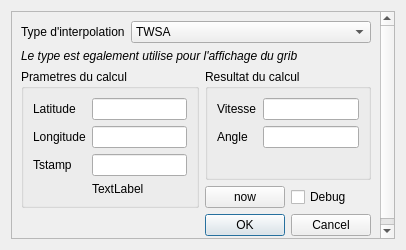
<?xml version="1.0" encoding="UTF-8"?>
<ui version="4.0">
 <class>gribValidation</class>
 <widget class="QDialog" name="gribValidation">
  <property name="geometry">
   <rect>
    <x>0</x>
    <y>0</y>
    <width>406</width>
    <height>250</height>
   </rect>
  </property>
  <property name="windowTitle">
   <string>Validation de l'interpolation</string>
  </property>
  <layout class="QVBoxLayout" name="verticalLayout">
   <item>
    <widget class="QScrollArea" name="scrollArea">
     <property name="widgetResizable">
      <bool>true</bool>
     </property>
     <widget class="QWidget" name="scrollAreaWidgetContents">
      <property name="geometry">
       <rect>
        <x>0</x>
        <y>0</y>
        <width>386</width>
        <height>230</height>
       </rect>
      </property>
      <layout class="QVBoxLayout" name="verticalLayout_3">
       <item>
        <layout class="QFormLayout" name="formLayout_3">
         <property name="formAlignment">
          <set>Qt::AlignHCenter|Qt::AlignTop</set>
         </property>
         <item row="0" column="0">
          <widget class="QLabel" name="label">
           <property name="text">
            <string>Type d'interpolation</string>
           </property>
          </widget>
         </item>
         <item row="0" column="1">
          <widget class="QComboBox" name="type">
           <item>
            <property name="text">
             <string>TWSA</string>
            </property>
           </item>
           <item>
            <property name="text">
             <string>Selective TWSA</string>
            </property>
           </item>
           <item>
            <property name="text">
             <string>Hybrid</string>
            </property>
           </item>
          </widget>
         </item>
        </layout>
       </item>
       <item>
        <widget class="QLabel" name="label_2">
         <property name="font">
          <font>
           <italic>true</italic>
          </font>
         </property>
         <property name="text">
          <string>Le type est egalement utilise pour l'affichage du grib</string>
         </property>
        </widget>
       </item>
       <item>
        <layout class="QHBoxLayout" name="horizontalLayout_2">
         <item>
          <widget class="QGroupBox" name="groupBox">
           <property name="title">
            <string>Prametres du calcul</string>
           </property>
           <layout class="QFormLayout" name="formLayout">
            <property name="fieldGrowthPolicy">
             <enum>QFormLayout::ExpandingFieldsGrow</enum>
            </property>
            <item row="0" column="0">
             <widget class="QLabel" name="label_3">
              <property name="text">
               <string>Latitude</string>
              </property>
             </widget>
            </item>
            <item row="0" column="1">
             <widget class="QLineEdit" name="latitude"/>
            </item>
            <item row="1" column="0">
             <widget class="QLabel" name="label_4">
              <property name="text">
               <string>Longitude</string>
              </property>
             </widget>
            </item>
            <item row="1" column="1">
             <widget class="QLineEdit" name="longitude"/>
            </item>
            <item row="2" column="0">
             <widget class="QLabel" name="label_5">
              <property name="text">
               <string>Tstamp</string>
              </property>
             </widget>
            </item>
            <item row="2" column="1">
             <widget class="QLineEdit" name="tstamp"/>
            </item>
            <item row="3" column="1">
             <widget class="QLabel" name="label_date">
              <property name="text">
               <string>TextLabel</string>
              </property>
             </widget>
            </item>
           </layout>
          </widget>
         </item>
         <item>
          <layout class="QVBoxLayout" name="verticalLayout_2">
           <item>
            <widget class="QGroupBox" name="groupBox_2">
             <property name="title">
              <string>Resultat du calcul</string>
             </property>
             <layout class="QFormLayout" name="formLayout_2">
              <item row="0" column="0">
               <widget class="QLabel" name="label_6">
                <property name="text">
                 <string>Vitesse</string>
                </property>
               </widget>
              </item>
              <item row="0" column="1">
               <widget class="QLineEdit" name="vitesse">
                <property name="readOnly">
                 <bool>true</bool>
                </property>
               </widget>
              </item>
              <item row="1" column="1">
               <widget class="QLineEdit" name="angle">
                <property name="readOnly">
                 <bool>true</bool>
                </property>
               </widget>
              </item>
              <item row="1" column="0">
               <widget class="QLabel" name="label_7">
                <property name="text">
                 <string>Angle</string>
                </property>
               </widget>
              </item>
             </layout>
            </widget>
           </item>
           <item>
            <layout class="QHBoxLayout" name="horizontalLayout_3">
             <item>
              <widget class="QPushButton" name="pushButton">
               <property name="text">
                <string>now</string>
               </property>
              </widget>
             </item>
             <item>
              <widget class="QCheckBox" name="chk_debug">
               <property name="text">
                <string>Debug</string>
               </property>
              </widget>
             </item>
            </layout>
           </item>
          </layout>
         </item>
        </layout>
       </item>
       <item>
        <widget class="QDialogButtonBox" name="buttonBox">
         <property name="standardButtons">
          <set>QDialogButtonBox::Cancel|QDialogButtonBox::Ok</set>
         </property>
        </widget>
       </item>
      </layout>
     </widget>
    </widget>
   </item>
  </layout>
 </widget>
 <resources/>
 <connections>
  <connection>
   <sender>latitude</sender>
   <signal>textChanged(QString)</signal>
   <receiver>gribValidation</receiver>
   <slot>inputChanged()</slot>
   <hints>
    <hint type="sourcelabel">
     <x>99</x>
     <y>88</y>
    </hint>
    <hint type="destinationlabel">
     <x>37</x>
     <y>178</y>
    </hint>
   </hints>
  </connection>
  <connection>
   <sender>longitude</sender>
   <signal>textChanged(QString)</signal>
   <receiver>gribValidation</receiver>
   <slot>inputChanged()</slot>
   <hints>
    <hint type="sourcelabel">
     <x>145</x>
     <y>110</y>
    </hint>
    <hint type="destinationlabel">
     <x>62</x>
     <y>187</y>
    </hint>
   </hints>
  </connection>
  <connection>
   <sender>tstamp</sender>
   <signal>textChanged(QString)</signal>
   <receiver>gribValidation</receiver>
   <slot>inputChanged()</slot>
   <hints>
    <hint type="sourcelabel">
     <x>124</x>
     <y>136</y>
    </hint>
    <hint type="destinationlabel">
     <x>85</x>
     <y>193</y>
    </hint>
   </hints>
  </connection>
  <connection>
   <sender>buttonBox</sender>
   <signal>accepted()</signal>
   <receiver>gribValidation</receiver>
   <slot>accept()</slot>
   <hints>
    <hint type="sourcelabel">
     <x>287</x>
     <y>262</y>
    </hint>
    <hint type="destinationlabel">
     <x>108</x>
     <y>167</y>
    </hint>
   </hints>
  </connection>
  <connection>
   <sender>buttonBox</sender>
   <signal>rejected()</signal>
   <receiver>gribValidation</receiver>
   <slot>reject()</slot>
   <hints>
    <hint type="sourcelabel">
     <x>287</x>
     <y>262</y>
    </hint>
    <hint type="destinationlabel">
     <x>355</x>
     <y>181</y>
    </hint>
   </hints>
  </connection>
  <connection>
   <sender>pushButton</sender>
   <signal>clicked()</signal>
   <receiver>gribValidation</receiver>
   <slot>doNow()</slot>
   <hints>
    <hint type="sourcelabel">
     <x>288</x>
     <y>155</y>
    </hint>
    <hint type="destinationlabel">
     <x>420</x>
     <y>177</y>
    </hint>
   </hints>
  </connection>
  <connection>
   <sender>type</sender>
   <signal>currentIndexChanged(int)</signal>
   <receiver>gribValidation</receiver>
   <slot>interpolationChanged(int)</slot>
   <hints>
    <hint type="sourcelabel">
     <x>315</x>
     <y>25</y>
    </hint>
    <hint type="destinationlabel">
     <x>404</x>
     <y>21</y>
    </hint>
   </hints>
  </connection>
 </connections>
 <slots>
  <slot>inputChanged()</slot>
  <slot>doNow()</slot>
  <slot>interpolationChanged(int)</slot>
 </slots>
</ui>
